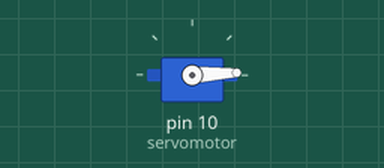
Simulated run of this sketch. Board: Arduino Uno, built with avr-gcc and run on an emulated ATmega328P. Shown: servo.

Above: at 0.05 s.
At 0.9 s:
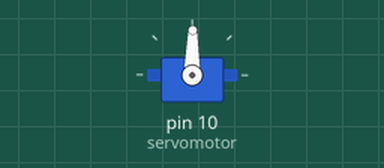
At 1.75 s:
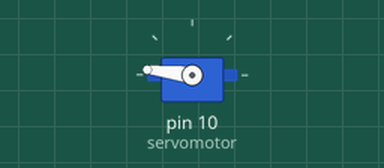
At 3.45 s:
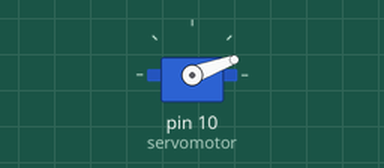
Timing chart, 0 to 8.4 s (numbered marks = the images above):
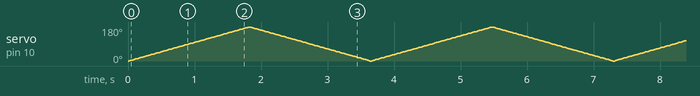

The sketch:

Motor_Kalkani_servomotor.ino
```cpp
#include <AFMotor.h>
#include <Servo.h>   // Kütüphane eklenir.
Servo servomotor;    // servomotor isimli bir servo üretilir.

int servopozisyon = 0 ;

void setup() {
servomotor.attach (10);  // Servo motor pin tanımlanır.
}

void loop() {
for (servopozisyon = 0; servopozisyon <=180; servopozisyon +=1){

servomotor.write(servopozisyon);
delay(10);
}

for (servopozisyon=180; servopozisyon >= 0; servopozisyon -=1){
servomotor.write(servopozisyon);
delay(10);
}
}
```
